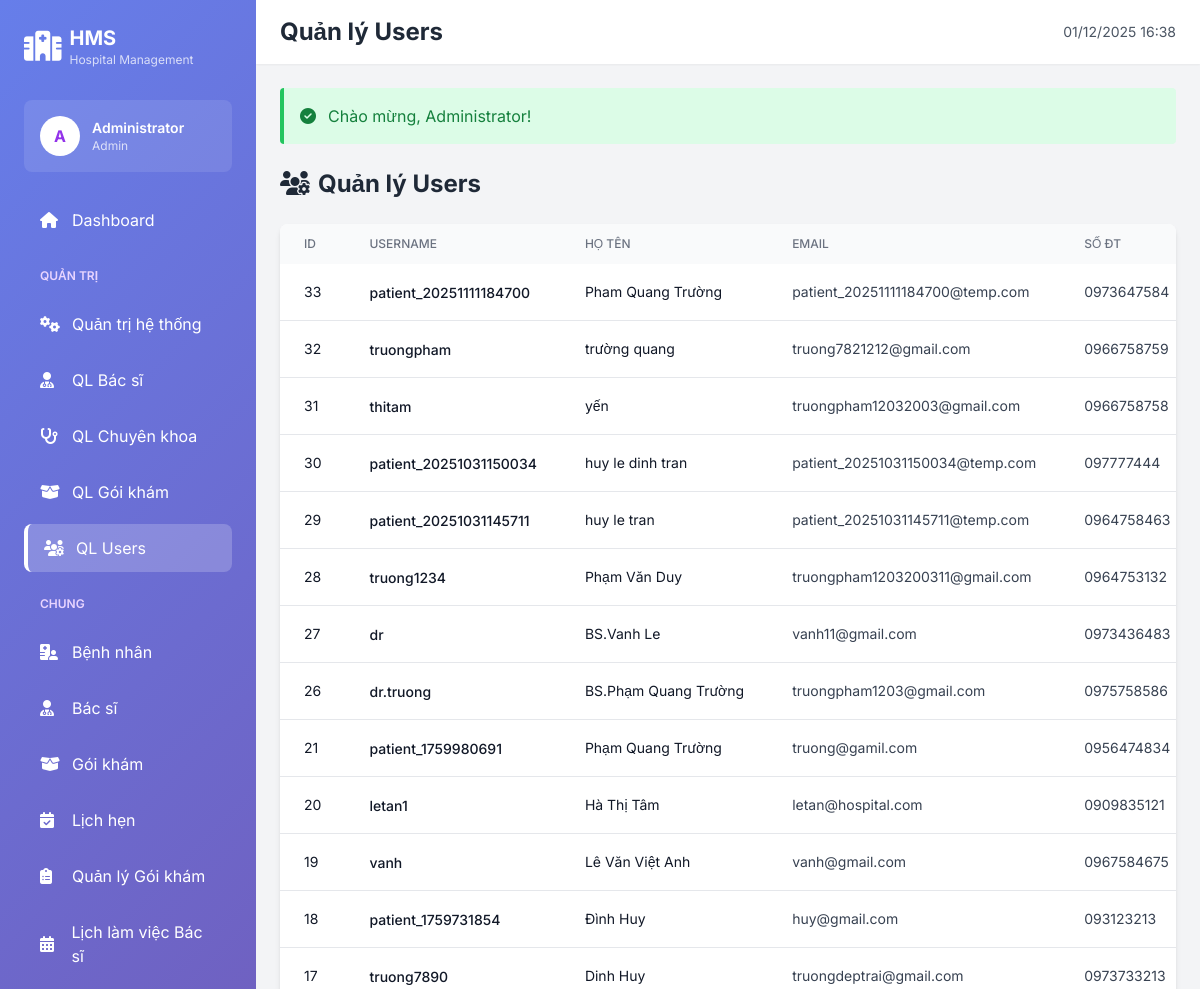
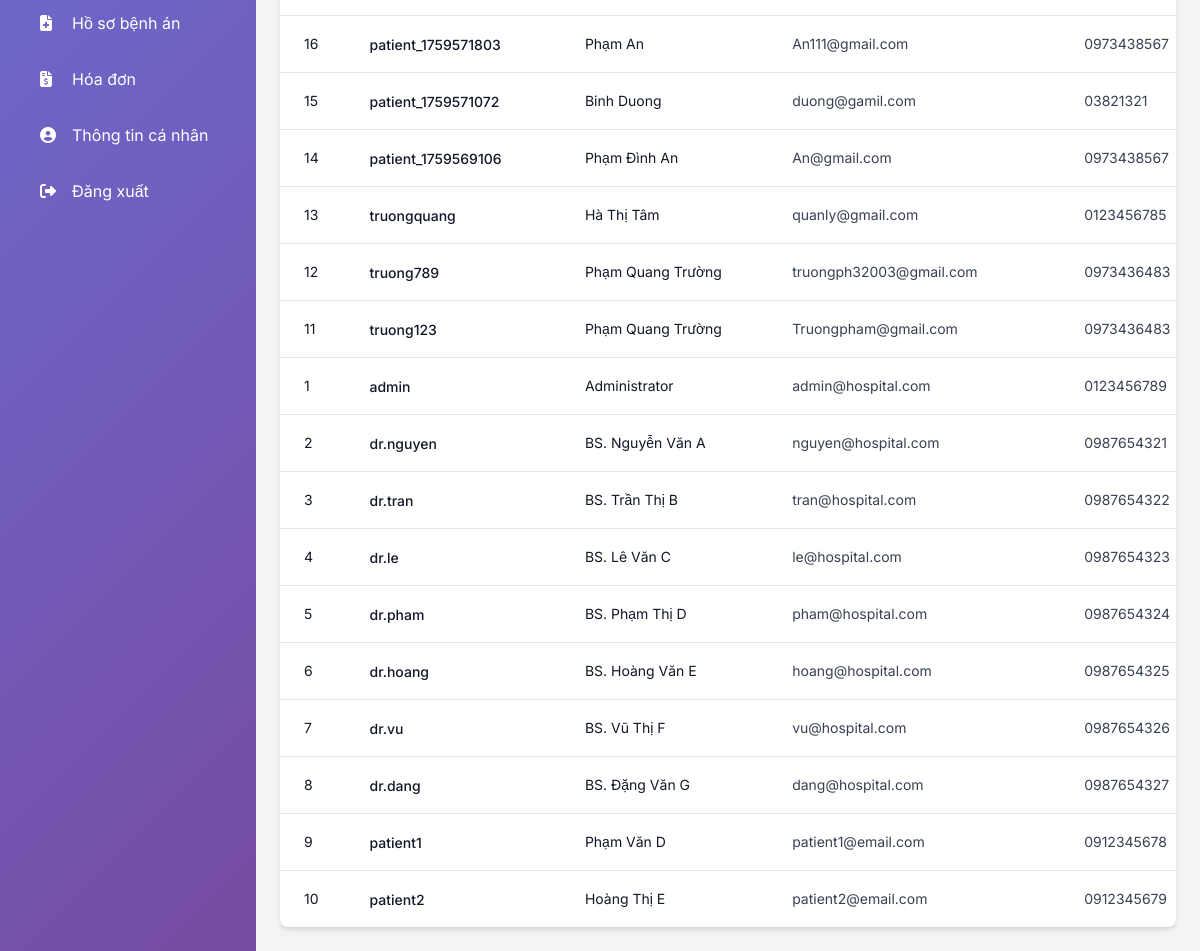
Screenshot of /WebBenhvien/hospital-management-system/public/admin/users (signed in) with the database file from the repository (2 pictures, top to bottom).
### tables this page shows
CREATE TABLE `users` (
  `id` int(11) NOT NULL,
  `username` varchar(50) NOT NULL,
  `email` varchar(100) NOT NULL,
  `password` varchar(255) NOT NULL,
  `full_name` varchar(100) NOT NULL,
  `phone` varchar(20) DEFAULT NULL,
  `date_of_birth` date DEFAULT NULL,
  `gender` enum('male','female','other') DEFAULT 'other',
  `address` text DEFAULT NULL,
  `avatar` varchar(255) DEFAULT NULL,
  `role` enum('admin','doctor','patient','staff','receptionist') DEFAULT 'patient',
  `is_active` tinyint(1) DEFAULT 1,
  `created_at` timestamp NOT NULL DEFAULT current_timestamp(),
  `updated_at` timestamp NOT NULL DEFAULT current_timestamp() ON UPDATE current_timestamp()
);

### app/Views/admin/users/index.php (the view, shortened to what the rows shown need)
<?php
$page_title = 'Quản lý Users';
?>
<div class="mb-6">
    <h3 class="text-2xl font-bold text-gray-800">
        <i class="fas fa-users-cog mr-2"></i>Quản lý Users
    </h3>
</div>
<div class="bg-white rounded-lg shadow-md overflow-hidden">
    <table class="w-full">
        <thead class="bg-gray-50">
            <tr>
                <th class="px-6 py-3 text-left text-xs font-medium text-gray-500 uppercase">ID</th>
                <th class="px-6 py-3 text-left text-xs font-medium text-gray-500 uppercase">Username</th>
                <th class="px-6 py-3 text-left text-xs font-medium text-gray-500 uppercase">Họ tên</th>
                <th class="px-6 py-3 text-left text-xs font-medium text-gray-500 uppercase">Email</th>
                <th class="px-6 py-3 text-left text-xs font-medium text-gray-500 uppercase">Số ĐT</th>
            </tr>
        </thead>
        <tbody class="divide-y divide-gray-200">
            <?php foreach ($users as $user): ?>
            <tr class="hover:bg-gray-50">
                <td class="px-6 py-4 whitespace-nowrap text-sm text-gray-900">
                    <?= $user['id'] ?>
                </td>
                <td class="px-6 py-4 whitespace-nowrap">
                    <span class="text-sm font-medium text-gray-900"><?= htmlspecialchars($user['username']) ?></span>
                </td>
                <td class="px-6 py-4 whitespace-nowrap text-sm text-gray-900">
                    <?= htmlspecialchars($user['full_name']) ?>
                </td>
                <td class="px-6 py-4 whitespace-nowrap text-sm text-gray-700">
                    <?= htmlspecialchars($user['email']) ?>
                </td>
                <td class="px-6 py-4 whitespace-nowrap text-sm text-gray-700">
                    <?= htmlspecialchars($user['phone']) ?>
                </td>
            </tr>
            <?php endforeach; ?>
        </tbody>
    </table>
</div>
<?php
$content = ob_get_clean();
require_once APP_PATH . '/Views/layouts/main.php';
?>

### app/Views/layouts/main.php (shortened to what the rows shown need)
<!DOCTYPE html>
<html lang="vi">
<head>
    <script src="https://cdn.tailwindcss.com"></script>
    <link rel="stylesheet" href="https://cdnjs.cloudflare.com/ajax/libs/font-awesome/6.4.0/css/all.min.css">
</head>
<body class="bg-gray-100">
    <?php if (Auth::check()): ?>
        <div class="flex h-screen overflow-hidden">
            <aside class="w-64 gradient-bg text-white flex-shrink-0 overflow-y-auto">
                <div class="p-6">
                    <div class="flex items-center space-x-2 mb-8">
                        <i class="fas fa-hospital text-3xl"></i>
                        <div>
                            <h1 class="text-xl font-bold">HMS</h1>
                            <p class="text-xs opacity-75">Hospital Management</p>
                        </div>
                    </div>
                    <div class="bg-white bg-opacity-10 rounded-lg p-4 mb-6">
                        <div class="flex items-center space-x-3">
                            <div class="w-10 h-10 bg-white rounded-full flex items-center justify-center text-purple-600 font-bold">
                                <?= strtoupper(substr(Auth::user()['full_name'], 0, 1)) ?>
                            </div>
                            <div class="flex-1">
                                <p class="font-semibold text-sm"><?= htmlspecialchars(Auth::user()['full_name']) ?></p>
                                <p class="text-xs opacity-75"><?= ucfirst(Auth::role()) ?></p>
                            </div>
                        </div>
                    </div>
                    <nav class="space-y-2">
                        <a href="<?= APP_URL ?>/dashboard" class="sidebar-link flex items-center space-x-3 px-4 py-3 rounded-lg <?= (strpos($_SERVER['REQUEST_URI'], '/dashboard') !== false && strpos($_SERVER['REQUEST_URI'], '/admin') === false) ? 'active' : '' ?>">
                            <i class="fas fa-home w-5"></i>
                            <span>Dashboard</span>
                        </a>
                        <?php if (Auth::isAdmin()): ?>
                        <div class="pt-4 pb-2 px-4">
                            <p class="text-xs font-semibold text-purple-200 uppercase">Quản trị</p>
                        </div>
                        <a href="<?= APP_URL ?>/admin" class="sidebar-link flex items-center space-x-3 px-4 py-3 rounded-lg <?= (strpos($_SERVER['REQUEST_URI'], '/admin') !== false && strpos($_SERVER['REQUEST_URI'], '/admin/') === false) ? 'active' : '' ?>">
                            <i class="fas fa-cogs w-5"></i>
                            <span>Quản trị hệ thống</span>
                        </a>
                        <a href="<?= APP_URL ?>/admin/doctors" class="sidebar-link flex items-center space-x-3 px-4 py-3 rounded-lg <?= (strpos($_SERVER['REQUEST_URI'], '/admin/doctors') !== false) ? 'active' : '' ?>">
                            <i class="fas fa-user-md w-5"></i>
                            <span>QL Bác sĩ</span>
                        </a>
                        <a href="<?= APP_URL ?>/admin/specializations" class="sidebar-link flex items-center space-x-3 px-4 py-3 rounded-lg <?= (strpos($_SERVER['REQUEST_URI'], '/admin/specializations') !== false) ? 'active' : '' ?>">
                            <i class="fas fa-stethoscope w-5"></i>
                            <span>QL Chuyên khoa</span>
                        </a>
                        <a href="<?= APP_URL ?>/admin/packages" class="sidebar-link flex items-center space-x-3 px-4 py-3 rounded-lg <?= (strpos($_SERVER['REQUEST_URI'], '/admin/packages') !== false) ? 'active' : '' ?>">
                            <i class="fas fa-box-open w-5"></i>
                            <span>QL Gói khám</span>
                        </a>
                        <a href="<?= APP_URL ?>/admin/users" class="sidebar-link flex items-center space-x-3 px-4 py-3 rounded-lg <?= (strpos($_SERVER['REQUEST_URI'], '/admin/users') !== false) ? 'active' : '' ?>">
                            <i class="fas fa-users-cog w-5"></i>
                            <span>QL Users</span>
                        </a>
                        <div class="pt-4 pb-2 px-4">
                            <p class="text-xs font-semibold text-purple-200 uppercase">Chung</p>
                        </div>
                        <?php endif; ?>
                        <?php if (Auth::isAdmin() || Auth::isDoctor() || Auth::isReceptionist()): ?>
                        <a href="<?= APP_URL ?>/patients" class="sidebar-link flex items-center space-x-3 px-4 py-3 rounded-lg <?= (strpos($_SERVER['REQUEST_URI'], '/patients') !== false) ? 'active' : '' ?>">
                            <i class="fas fa-hospital-user w-5"></i>
                            <span>Bệnh nhân</span>
                        </a>
                        <?php endif; ?>
                        <?php if (!Auth::isDoctor()): ?>
                        <a href="<?= APP_URL ?>/doctors" class="sidebar-link flex items-center space-x-3 px-4 py-3 rounded-lg <?= (strpos($_SERVER['REQUEST_URI'], '/doctors') !== false && strpos($_SERVER['REQUEST_URI'], '/admin') === false) ? 'active' : '' ?>">
                            <i class="fas fa-user-md w-5"></i>
                            <span>Bác sĩ</span>
                        </a>
                        <?php endif; ?>
                        <a href="<?= APP_URL ?>/packages" class="sidebar-link flex items-center space-x-3 px-4 py-3 rounded-lg <?= (strpos($_SERVER['REQUEST_URI'], '/packages') !== false && strpos($_SERVER['REQUEST_URI'], '/admin') === false) ? 'active' : '' ?>">
                            <i class="fas fa-box-open w-5"></i>
                            <span>Gói khám</span>
                        </a>
                        <a href="<?= APP_URL ?>/appointments" class="sidebar-link flex items-center space-x-3 px-4 py-3 rounded-lg <?= (strpos($_SERVER['REQUEST_URI'], '/appointments') !== false && strpos($_SERVER['REQUEST_URI'], '/package-appointments') === false) ? 'active' : '' ?>">
                            <i class="fas fa-calendar-check w-5"></i>
                            <span>Lịch hẹn</span>
                        </a>
                        <a href="<?= APP_URL ?>/package-appointments" class="sidebar-link flex items-center space-x-3 px-4 py-3 rounded-lg <?= (strpos($_SERVER['REQUEST_URI'], '/package-appointments') !== false) ? 'active' : '' ?>">
                            <i class="fas fa-clipboard-list w-5"></i>
                            <span>Quản lý Gói khám</span>
                        </a>
                        <?php if (Auth::isReceptionist()): ?>
                        <a href="<?= APP_URL ?>/schedule" class="sidebar-link flex items-center space-x-3 px-4 py-3 rounded-lg bg-gradient-to-r from-green-500 to-emerald-600 text-white hover:from-green-600 hover:to-emerald-700 shadow-lg">
                            <i class="fas fa-user-plus w-5"></i>
                            <span class="font-semibold">Đăng ký khám Walk-in</span>
                        </a>
                        <?php elseif (Auth::isAdmin() || Auth::isDoctor()): ?>
                        <a href="<?= APP_URL ?>/schedule" class="sidebar-link flex items-center space-x-3 px-4 py-3 rounded-lg <?= (strpos($_SERVER['REQUEST_URI'], '/schedule') !== false) ? 'active' : '' ?>">
                            <i class="fas fa-calendar-alt w-5"></i>
                            <span>Lịch làm việc Bác sĩ</span>
                        </a>
                        <?php endif; ?>
                        <a href="<?= APP_URL ?>/medical-records" class="sidebar-link flex items-center space-x-3 px-4 py-3 rounded-lg <?= (strpos($_SERVER['REQUEST_URI'], '/medical-records') !== false) ? 'active' : '' ?>">
                            <i class="fas fa-file-medical w-5"></i>
                            <span>Hồ sơ bệnh án</span>
                        </a>
                        <a href="<?= APP_URL ?>/invoices" class="sidebar-link flex items-center space-x-3 px-4 py-3 rounded-lg <?= (strpos($_SERVER['REQUEST_URI'], '/invoices') !== false) ? 'active' : '' ?>">
                            <i class="fas fa-file-invoice-dollar w-5"></i>
                            <span>Hóa đơn</span>
                        </a>
                        <a href="<?= APP_URL ?>/profile" class="sidebar-link flex items-center space-x-3 px-4 py-3 rounded-lg <?= (strpos($_SERVER['REQUEST_URI'], '/profile') !== false) ? 'active' : '' ?>">
                            <i class="fas fa-user-circle w-5"></i>
                            <span>Thông tin cá nhân</span>
                        </a>
                        <a href="<?= APP_URL ?>/auth/logout" class="sidebar-link flex items-center space-x-3 px-4 py-3 rounded-lg mt-8">
                            <i class="fas fa-sign-out-alt w-5"></i>
                            <span>Đăng xuất</span>
                        </a>
                    </nav>
                </div>
            </aside>
            <div class="flex-1 flex flex-col overflow-hidden">
                <header class="bg-white shadow-sm">
                    <div class="px-6 py-4 flex items-center justify-between">
                        <h2 class="text-2xl font-bold text-gray-800"><?= $page_title ?? 'Dashboard' ?></h2>
                        <div class="flex items-center space-x-4">
                            <span class="text-sm text-gray-600"><?= date('d/m/Y H:i') ?></span>
                        </div>
                    </div>
                </header>
                <main class="flex-1 overflow-y-auto p-6">
                    <?php if (isset($_SESSION['success'])): ?>
                        <div class="bg-green-100 border-l-4 border-green-500 text-green-700 p-4 mb-6 rounded" role="alert">
                            <div class="flex items-center">
                                <i class="fas fa-check-circle mr-3"></i>
                                <p><?= $_SESSION['success'] ?></p>
                            </div>
                        </div>
                    <?php endif; ?>
                    <?php echo $content ?? ''; ?>
                </main>
            </div>
        </div>
    <?php else: ?>
        <?php echo $content ?? ''; ?>
    <?php endif; ?>
</body>
</html>

### rows the page displays
users: full_name "A", full_name "Administrator", id "1", username "admin", email "admin@hospital.com", phone "0123456789"
users: id "33", username "patient_20251111184700", full_name "Pham Quang Trường", email "patient_20251111184700@temp.com", phone "0973647584"
users: id "32", username "truongpham", full_name "trường quang", email "truong7821212@gmail.com", phone "0966758759"
users: id "31", username "thitam", full_name "yến", email "truongpham12032003@gmail.com", phone "0966758758"
users: id "30", username "patient_20251031150034", full_name "huy le dinh tran", email "patient_20251031150034@temp.com", phone "097777444"
users: id "29", username "patient_20251031145711", full_name "huy le tran", email "patient_20251031145711@temp.com", phone "0964758463"
users: id "28", username "truong1234", full_name "Phạm Văn Duy", email "truongpham1203200311@gmail.com", phone "0964753132"
users: id "27", username "dr", full_name "BS.Vanh Le", email "vanh11@gmail.com", phone "0973436483"
users: id "26", username "dr.truong", full_name "BS.Phạm Quang Trường", email "truongpham1203@gmail.com", phone "0975758586"
users: id "21", username "patient_1759980691", full_name "Phạm Quang Trường", email "truong@gamil.com", phone "0956474834"
users: id "20", username "letan1", full_name "Hà Thị Tâm", email "letan@hospital.com", phone "0909835121"
users: id "19", username "vanh", full_name "Lê Văn Việt Anh", email "vanh@gmail.com", phone "0967584675"
users: id "18", username "patient_1759731854", full_name "Đình Huy", email "huy@gmail.com", phone "093123213"
users: id "17", username "truong7890", full_name "Dinh Huy", email "truongdeptrai@gmail.com", phone "0973733213"
users: id "16", username "patient_1759571803", full_name "Phạm An", email "An111@gmail.com", phone "0973438567"
users: id "15", username "patient_1759571072", full_name "Binh Duong", email "duong@gamil.com", phone "03821321"
users: id "14", username "patient_1759569106", full_name "Phạm Đình An", email "An@gmail.com", phone "0973438567"
users: id "13", username "truongquang", full_name "Hà Thị Tâm", email "quanly@gmail.com", phone "0123456785"
users: id "12", username "truong789", full_name "Phạm Quang Trường", email "truongph32003@gmail.com", phone "0973436483"
users: id "11", username "truong123", full_name "Phạm Quang Trường", email "Truongpham@gmail.com", phone "0973436483"
users: id "2", username "dr.nguyen", full_name "BS. Nguyễn Văn A", email "nguyen@hospital.com", phone "0987654321"
users: id "3", username "dr.tran", full_name "BS. Trần Thị B", email "tran@hospital.com", phone "0987654322"
users: id "4", username "dr.le", full_name "BS. Lê Văn C", email "le@hospital.com", phone "0987654323"
users: id "5", username "dr.pham", full_name "BS. Phạm Thị D", email "pham@hospital.com", phone "0987654324"
users: id "6", username "dr.hoang", full_name "BS. Hoàng Văn E", email "hoang@hospital.com", phone "0987654325"
users: id "7", username "dr.vu", full_name "BS. Vũ Thị F", email "vu@hospital.com", phone "0987654326"
users: id "8", username "dr.dang", full_name "BS. Đặng Văn G", email "dang@hospital.com", phone "0987654327"
users: id "9", username "patient1", full_name "Phạm Văn D", email "patient1@email.com", phone "0912345678"
users: id "10", username "patient2", full_name "Hoàng Thị E", email "patient2@email.com", phone "0912345679"

### other values shown
Auth::role() "Admin"
$page_title "Quản lý Users"
$_SESSION['success'] "Chào mừng, Administrator!"
